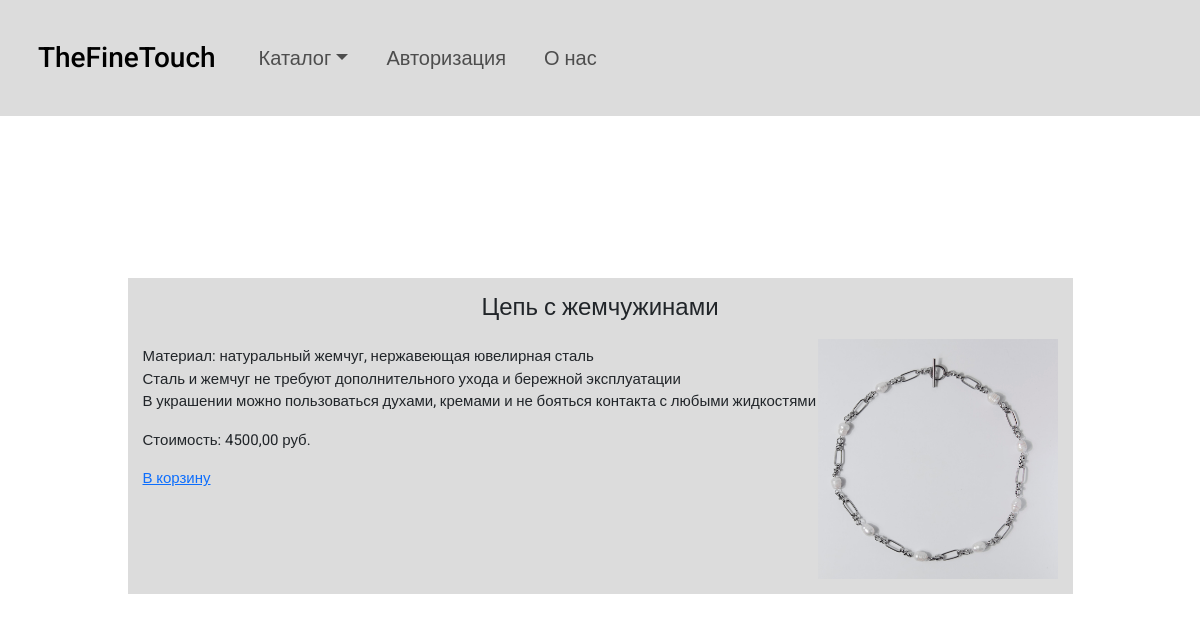
Page /product/chainzhemchyg on the committed database.
### shop/models.py (models this page shows, shortened)
class Product(models.Model):
    category = models.ForeignKey(Category, on_delete=models.CASCADE)
    name = models.CharField("Название продукта", max_length=150, db_index=True)
    slug = models.CharField(max_length=150, db_index=True, unique=True)
    image = models.ImageField("Изображение",upload_to='product/', blank=True)
    description = models.TextField("Описание",max_length=1000, blank=True)
    price = models.DecimalField("Цена", max_digits=10, decimal_places=2)
    available = models.BooleanField("Доступность",default=True)
    created = models.DateTimeField("Создано", auto_now_add=True)
    uploaded = models.DateTimeField("Обновлено", auto_now=True)
    class Meta:
        ordering = ('name',)
        verbose_name = 'Товар'
        verbose_name_plural = 'Товары'
        index_together = (('id', 'slug'), )

### shop/views.py (the view)
# urls.py: path('product/<slug:slug>', product, name='product'),
def product(request, slug):
    product = get_object_or_404(Product, slug=slug)
    categories = Category.objects.all()
    return render(request, "shop/product.html", {"product": product, "cats":categories})

### shop/templates/shop/product.html (shortened to what this page needs)
{% extends 'shop/base.html' %}
{% load static %}
{% block content %}
<link type="text/css" rel="stylesheet" href="{% static 'shop/css/center_content.css' %}">
<div class="box">
    <div class="content">
        <h4 align="center">{{product.name}}</h4>
        <div class="description-box">
            <div class="description">
            <p>{{product.description|linebreaks}}</p>
            <p>Стоимость: {{product.price}} руб.</p>
            <p><a href="{% url 'cart_add' product.id %}">В корзину</a></p>
            </div>
            <div class="image">
                <img src="{{ product.image.url }}" width="220px" height="325px">
            </div>
        </div>
    </div>
</div>
{% endblock %}

### shop/static/shop/css/style.css (style rules this page uses)
* { padding: 0; margin: 0; box-sizing: border-box; font-family: 'Roboto', sans-serif; }

### shop/static/shop/css/center_content.css (style rules this page uses)
.box { display: flex; justify-content: center; align-items: center; height: 80vh; font-size: 1.25em; }
.content { background-color: #dcdcdc; padding: 15px; }
.content p { font-size: 0.75em; width: 45em; }

### shop/templates/shop/product.html (style rules this page uses)
.description-box { display: flex; flex-direction: row; max-width: 100%; margin: 0 auto; }
.description { flex: 1; white-space: normal; }
img { margin-top: 0.5em; width: 20vw; height: 20vw; flex: 0 0 auto; }

### rows in the picture
Product: name "Цепь с жемчужинами", description "Материал: натуральный жемчуг, нержавеющая ювелирная сталь Сталь и жемчуг не требуют дополнительного ухода и бережной эксплуатации В украшении можно пользоваться духами, кремами и не бояться контакта с любыми жидкостями", price "4500,00", image (picture)
